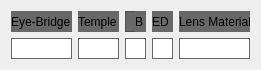
  <widget class="QWidget" name="layoutWidget">
   <property name="geometry">
    <rect>
     <x>21</x>
     <y>331</y>
     <width>251</width>
     <height>50</height>
    </rect>
   </property>
   <layout class="QGridLayout" name="gridLayout_2">
    <item row="0" column="0">
     <widget class="QFrame" name="frame_23">
      <property name="minimumSize">
       <size>
        <width>61</width>
        <height>21</height>
       </size>
      </property>
      <property name="maximumSize">
       <size>
        <width>61</width>
        <height>21</height>
       </size>
      </property>
      <property name="styleSheet">
       <string notr="true">background-color: #686868;</string>
      </property>
      <property name="frameShape">
       <enum>QFrame::StyledPanel</enum>
      </property>
      <property name="frameShadow">
       <enum>QFrame::Raised</enum>
      </property>
      <widget class="QLabel" name="label_55">
       <property name="geometry">
        <rect>
         <x>0</x>
         <y>0</y>
         <width>61</width>
         <height>21</height>
        </rect>
       </property>
       <property name="minimumSize">
        <size>
         <width>61</width>
         <height>21</height>
        </size>
       </property>
       <property name="maximumSize">
        <size>
         <width>61</width>
         <height>21</height>
        </size>
       </property>
       <property name="text">
        <string>Eye-Bridge</string>
       </property>
      </widget>
     </widget>
    </item>
    <item row="0" column="1">
     <widget class="QFrame" name="frame_24">
      <property name="minimumSize">
       <size>
        <width>41</width>
        <height>21</height>
       </size>
      </property>
      <property name="maximumSize">
       <size>
        <width>41</width>
        <height>21</height>
       </size>
      </property>
      <property name="styleSheet">
       <string notr="true">background-color: #686868;</string>
      </property>
      <property name="frameShape">
       <enum>QFrame::StyledPanel</enum>
      </property>
      <property name="frameShadow">
       <enum>QFrame::Raised</enum>
      </property>
      <widget class="QLabel" name="label_59">
       <property name="geometry">
        <rect>
         <x>0</x>
         <y>0</y>
         <width>61</width>
         <height>21</height>
        </rect>
       </property>
       <property name="minimumSize">
        <size>
         <width>61</width>
         <height>21</height>
        </size>
       </property>
       <property name="maximumSize">
        <size>
         <width>61</width>
         <height>21</height>
        </size>
       </property>
       <property name="text">
        <string>Temple</string>
       </property>
      </widget>
     </widget>
    </item>
    <item row="0" column="2">
     <widget class="QFrame" name="frame_25">
      <property name="minimumSize">
       <size>
        <width>21</width>
        <height>21</height>
       </size>
      </property>
      <property name="maximumSize">
       <size>
        <width>21</width>
        <height>21</height>
       </size>
      </property>
      <property name="styleSheet">
       <string notr="true">background-color: #686868;</string>
      </property>
      <property name="frameShape">
       <enum>QFrame::StyledPanel</enum>
      </property>
      <property name="frameShadow">
       <enum>QFrame::Raised</enum>
      </property>
      <widget class="QLabel" name="label_60">
       <property name="geometry">
        <rect>
         <x>10</x>
         <y>0</y>
         <width>21</width>
         <height>21</height>
        </rect>
       </property>
       <property name="minimumSize">
        <size>
         <width>21</width>
         <height>21</height>
        </size>
       </property>
       <property name="maximumSize">
        <size>
         <width>21</width>
         <height>21</height>
        </size>
       </property>
       <property name="text">
        <string>B</string>
       </property>
      </widget>
     </widget>
    </item>
    <item row="0" column="3">
     <widget class="QFrame" name="frame_26">
      <property name="minimumSize">
       <size>
        <width>21</width>
        <height>21</height>
       </size>
      </property>
      <property name="maximumSize">
       <size>
        <width>21</width>
        <height>21</height>
       </size>
      </property>
      <property name="styleSheet">
       <string notr="true">background-color: #686868;</string>
      </property>
      <property name="frameShape">
       <enum>QFrame::StyledPanel</enum>
      </property>
      <property name="frameShadow">
       <enum>QFrame::Raised</enum>
      </property>
      <widget class="QLabel" name="label_62">
       <property name="geometry">
        <rect>
         <x>0</x>
         <y>0</y>
         <width>31</width>
         <height>21</height>
        </rect>
       </property>
       <property name="minimumSize">
        <size>
         <width>31</width>
         <height>21</height>
        </size>
       </property>
       <property name="maximumSize">
        <size>
         <width>31</width>
         <height>21</height>
        </size>
       </property>
       <property name="text">
        <string>ED</string>
       </property>
      </widget>
     </widget>
    </item>
    <item row="0" column="4">
     <widget class="QFrame" name="frame_27">
      <property name="minimumSize">
       <size>
        <width>71</width>
        <height>21</height>
       </size>
      </property>
      <property name="maximumSize">
       <size>
        <width>81</width>
        <height>21</height>
       </size>
      </property>
      <property name="styleSheet">
       <string notr="true">background-color: #686868;</string>
      </property>
      <property name="frameShape">
       <enum>QFrame::StyledPanel</enum>
      </property>
      <property name="frameShadow">
       <enum>QFrame::Raised</enum>
      </property>
      <widget class="QLabel" name="label_63">
       <property name="geometry">
        <rect>
         <x>0</x>
         <y>0</y>
         <width>81</width>
         <height>21</height>
        </rect>
       </property>
       <property name="minimumSize">
        <size>
         <width>71</width>
         <height>21</height>
        </size>
       </property>
       <property name="text">
        <string>Lens Material</string>
       </property>
      </widget>
     </widget>
    </item>
    <item row="1" column="0">
     <widget class="QLineEdit" name="lineEdit_EyeBridge">
      <property name="minimumSize">
       <size>
        <width>61</width>
        <height>21</height>
       </size>
      </property>
      <property name="maximumSize">
       <size>
        <width>61</width>
        <height>21</height>
       </size>
      </property>
      <property name="styleSheet">
       <string notr="true">border: 1px solid #686868;</string>
      </property>
     </widget>
    </item>
    <item row="1" column="1">
     <widget class="QLineEdit" name="lineEdit_Temple">
      <property name="minimumSize">
       <size>
        <width>41</width>
        <height>21</height>
       </size>
      </property>
      <property name="maximumSize">
       <size>
        <width>41</width>
        <height>21</height>
       </size>
      </property>
      <property name="styleSheet">
       <string notr="true">border: 1px solid #686868;</string>
      </property>
     </widget>
    </item>
    <item row="1" column="2">
     <widget class="QLineEdit" name="lineEdit_B">
      <property name="minimumSize">
       <size>
        <width>21</width>
        <height>21</height>
       </size>
      </property>
      <property name="maximumSize">
       <size>
        <width>21</width>
        <height>21</height>
       </size>
      </property>
      <property name="styleSheet">
       <string notr="true">border: 1px solid #686868;</string>
      </property>
     </widget>
    </item>
    <item row="1" column="3">
     <widget class="QLineEdit" name="lineEdit_ED">
      <property name="minimumSize">
       <size>
        <width>21</width>
        <height>21</height>
       </size>
      </property>
      <property name="maximumSize">
       <size>
        <width>21</width>
        <height>21</height>
       </size>
      </property>
      <property name="styleSheet">
       <string notr="true">border: 1px solid #686868;</string>
      </property>
     </widget>
    </item>
    <item row="1" column="4">
     <widget class="QLineEdit" name="lineEdit_LensMaterial">
      <property name="minimumSize">
       <size>
        <width>71</width>
        <height>21</height>
       </size>
      </property>
      <property name="maximumSize">
       <size>
        <width>81</width>
        <height>21</height>
       </size>
      </property>
      <property name="styleSheet">
       <string notr="true">border: 1px solid #686868;</string>
      </property>
     </widget>
    </item>
   </layout>
  </widget>
